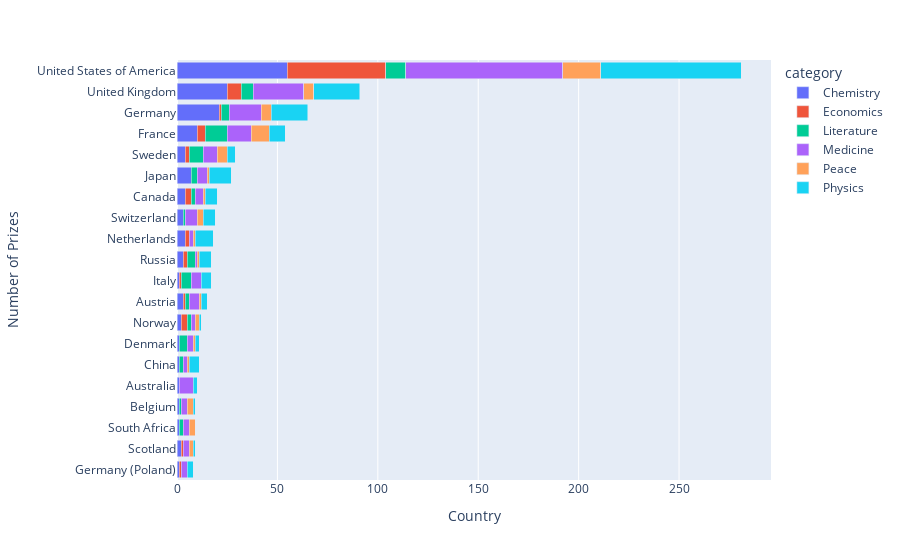

The cell this chart's notebook holds for it:
### Code cell
bar_chart = px.bar(merged_df, x="prize_per_cat", y="birth_country", color="category", barmode="stack", orientation="h")
bar_chart.update_layout(xaxis_title="Country", yaxis_title="Number of Prizes", yaxis={"categoryorder" : "total ascending"})
bar_chart.show()

### Figure 1 — Plotly figure (JSON) as saved in the notebook; plotly's stock layout.template omitted (floating-point values rounded to 4 significant figures)
{"data": [{"alignmentgroup": "True", "hovertemplate": "category=Chemistry<br>prize_per_cat=%{x}<br>birth_country=%{y}<extra></extra>", "legendgroup": "Chemistry", "marker": {"color": "#636efa", "pattern": {"shape": ""}}, "name": "Chemistry", "offsetgroup": "Chemistry", "orientation": "h", "showlegend": true, "textposition": "auto", "type": "bar", "x": [55, 25, 21, 10, 4, 7, 4, 3, 4, 1, 3, 3, 2, 1, 1, 1, 2, 1, 1, 1], "xaxis": "x", "y": ["United States of America", "United Kingdom", "Germany", "France", "Sweden", "Japan", "Canada", "Switzerland", "Netherlands", "Italy", "Russia", "Austria", "Norway", "China", "Denmark", "Australia", "Scotland", "South Africa", "Belgium", "Germany (Poland)"], "yaxis": "y"}, {"alignmentgroup": "True", "hovertemplate": "category=Economics<br>prize_per_cat=%{x}<br>birth_country=%{y}<extra></extra>", "legendgroup": "Economics", "marker": {"color": "#EF553B", "pattern": {"shape": ""}}, "name": "Economics", "offsetgroup": "Economics", "orientation": "h", "showlegend": true, "textposition": "auto", "type": "bar", "x": [49, 7, 1, 4, 2, 3, 2, 1, 2, 1, 3, 1, 1], "xaxis": "x", "y": ["United States of America", "United Kingdom", "Germany", "France", "Sweden", "Canada", "Netherlands", "Italy", "Russia", "Austria", "Norway", "Scotland", "Germany (Poland)"], "yaxis": "y"}, {"alignmentgroup": "True", "hovertemplate": "category=Literature<br>prize_per_cat=%{x}<br>birth_country=%{y}<extra></extra>", "legendgroup": "Literature", "marker": {"color": "#00cc96", "pattern": {"shape": ""}}, "name": "Literature", "offsetgroup": "Literature", "orientation": "h", "showlegend": true, "textposition": "auto", "type": "bar", "x": [10, 6, 4, 11, 7, 3, 2, 1, 5, 4, 2, 2, 2, 4, 2, 1], "xaxis": "x", "y": ["United States of America", "United Kingdom", "Germany", "France", "Sweden", "Japan", "Canada", "Switzerland", "Italy", "Russia", "Austria", "Norway", "China", "Denmark", "South Africa", "Belgium"], "yaxis": "y"}, {"alignmentgroup": "True", "hovertemplate": "category=Medicine<br>prize_per_cat=%{x}<br>birth_country=%{y}<extra></extra>", "legendgroup": "Medicine", "marker": {"color": "#ab63fa", "pattern": {"shape": ""}}, "name": "Medicine", "offsetgroup": "Medicine", "orientation": "h", "showlegend": true, "textposition": "auto", "type": "bar", "x": [78, 25, 16, 12, 7, 5, 4, 6, 2, 5, 1, 5, 2, 2, 3, 7, 3, 3, 3, 3], "xaxis": "x", "y": ["United States of America", "United Kingdom", "Germany", "France", "Sweden", "Japan", "Canada", "Switzerland", "Netherlands", "Italy", "Russia", "Austria", "Norway", "China", "Denmark", "Australia", "Scotland", "South Africa", "Belgium", "Germany (Poland)"], "yaxis": "y"}, {"alignmentgroup": "True", "hovertemplate": "category=Peace<br>prize_per_cat=%{x}<br>birth_country=%{y}<extra></extra>", "legendgroup": "Peace", "marker": {"color": "#FFA15A", "pattern": {"shape": ""}}, "name": "Peace", "offsetgroup": "Peace", "orientation": "h", "showlegend": true, "textposition": "auto", "type": "bar", "x": [19, 5, 5, 9, 5, 1, 1, 3, 1, 1, 1, 2, 1, 1, 2, 3, 3], "xaxis": "x", "y": ["United States of America", "United Kingdom", "Germany", "France", "Sweden", "Japan", "Canada", "Switzerland", "Netherlands", "Russia", "Austria", "Norway", "China", "Denmark", "Scotland", "South Africa", "Belgium"], "yaxis": "y"}, {"alignmentgroup": "True", "hovertemplate": "category=Physics<br>prize_per_cat=%{x}<br>birth_country=%{y}<extra></extra>", "legendgroup": "Physics", "marker": {"color": "#19d3f3", "pattern": {"shape": ""}}, "name": "Physics", "offsetgroup": "Physics", "orientation": "h", "showlegend": true, "textposition": "auto", "type": "bar", "x": [70, 23, 18, 8, 4, 11, 6, 6, 9, 5, 6, 3, 1, 5, 2, 2, 1, 1, 3], "xaxis": "x", "y": ["United States of America", "United Kingdom", "Germany", "France", "Sweden", "Japan", "Canada", "Switzerland", "Netherlands", "Italy", "Russia", "Austria", "Norway", "China", "Denmark", "Australia", "Scotland", "Belgium", "Germany (Poland)"], "yaxis": "y"}], "layout": {"barmode": "stack", "legend": {"title": {"text": "category"}, "tracegroupgap": 0}, "margin": {"t": 60}, "xaxis": {"anchor": "y", "domain": [0, 1], "title": {"text": "Country"}}, "yaxis": {"anchor": "x", "categoryorder": "total ascending", "domain": [0, 1], "title": {"text": "Number of Prizes"}}}}
